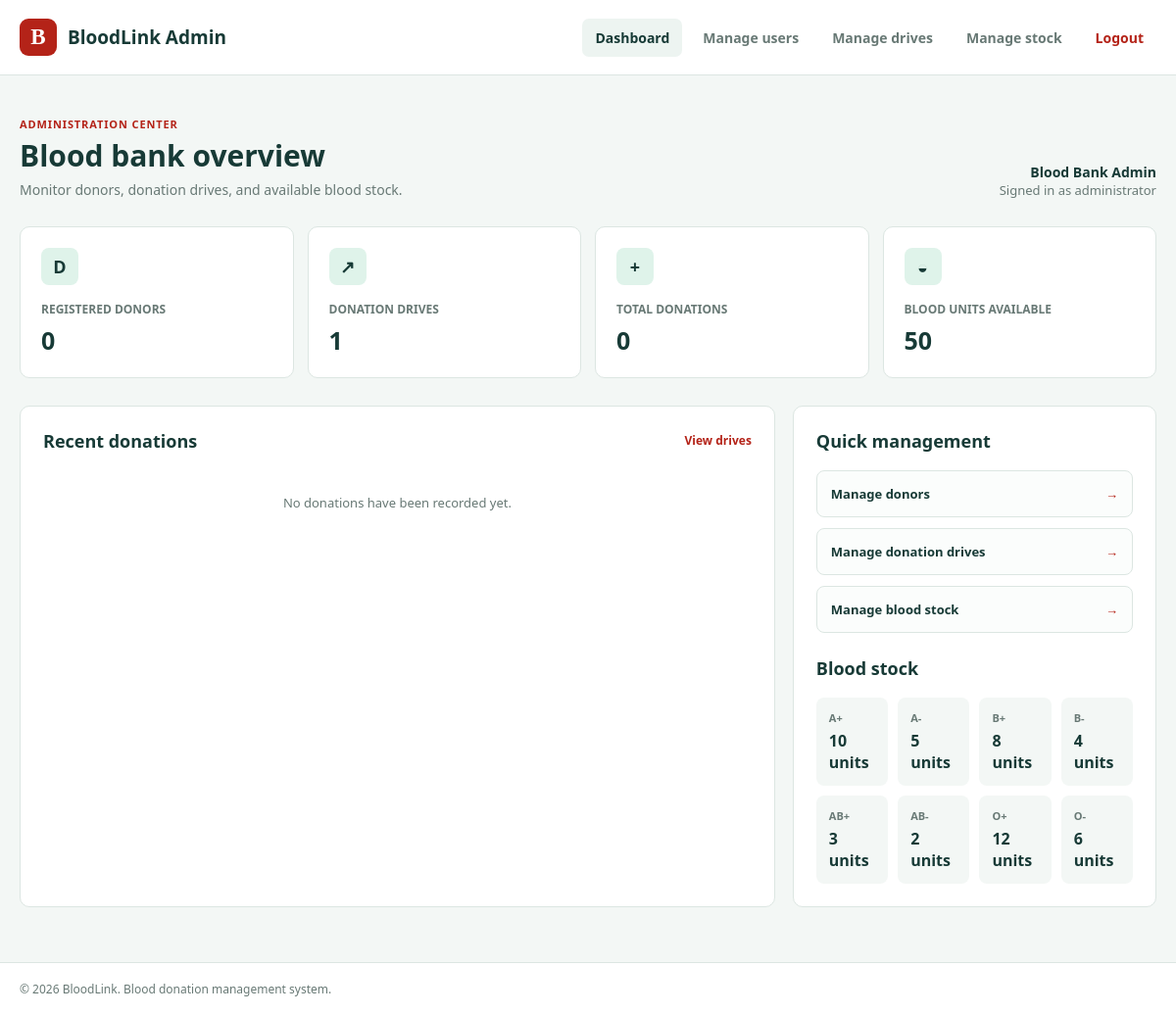
/dashboard.php (signed in), run on the app's committed database.
### tables this page shows
CREATE TABLE blood_stock (
    stock_id INT AUTO_INCREMENT PRIMARY KEY,
    blood_type ENUM('A+','A-','B+','B-','AB+','AB-','O+','O-') NOT NULL UNIQUE,
    quantity_units INT NOT NULL DEFAULT 0
);

### dashboard.php (the view, shortened to what this page needs)
<?php
require_once __DIR__ . '/../config/db.php';
$stats = [
    'total_donors' => 0,
    'total_drives' => 0,
    'total_donations' => 0,
    'total_stock' => 0,
];
$recentDonations = [];
$stock = [];
if ($pdo instanceof PDO) {
    try {
        $statsStatement = $pdo->query(
            'SELECT
                (SELECT COUNT(*) FROM users WHERE role = "donor") AS total_donors,
                (SELECT COUNT(*) FROM donation_drives) AS total_drives,
                (SELECT COUNT(*) FROM donations) AS total_donations,
                (SELECT COALESCE(SUM(quantity_units), 0) FROM blood_stock) AS total_stock'
        );
        $stats = $statsStatement->fetch(PDO::FETCH_ASSOC) ?: $stats;
        $recentStatement = $pdo->query(
            'SELECT d.donation_date, d.quantity_ml, u.name, u.email,
                    dd.location, dd.drive_date
             FROM donations d
             INNER JOIN users u ON u.user_id = d.donor_id
             INNER JOIN donation_drives dd ON dd.drive_id = d.drive_id
             ORDER BY d.donation_date DESC, d.donation_id DESC
             LIMIT 6'
        );
        $recentDonations = $recentStatement->fetchAll(PDO::FETCH_ASSOC);
        $stockStatement = $pdo->query(
            'SELECT blood_type, quantity_units
             FROM blood_stock
             ORDER BY blood_type ASC'
        );
        $stock = $stockStatement->fetchAll(PDO::FETCH_ASSOC);
    } catch (PDOException $exception) {
        $errorMessage = 'Dashboard statistics could not be loaded. Please try again.';
    }
}
$escape = static fn ($value): string => htmlspecialchars((string) $value, ENT_QUOTES, 'UTF-8');
?>
<!DOCTYPE html>
<html lang="en">
<head>
</head>
<body>
    <header class="site-header">
        <div class="header-inner">
            <a href="dashboard.php" class="brand" aria-label="BloodLink admin dashboard">
                <span class="brand-mark">B</span>
                <span>BloodLink Admin</span>
            </a>
            <nav class="main-nav" aria-label="Admin navigation">
                <a href="dashboard.php" aria-current="page">Dashboard</a>
                <a href="manage_users.php">Manage users</a>
                <a href="manager_driver.php">Manage drives</a>
                <a href="manager_stock.php">Manage stock</a>
                <a href="../../logout.php" class="logout">Logout</a>
            </nav>
        </div>
    </header>
    <main class="page-shell">
        <div class="welcome-row">
            <div>
                <p class="eyebrow">Administration center</p>
                <h1>Blood bank overview</h1>
                <p class="welcome-copy">Monitor donors, donation drives, and available blood stock.</p>
            </div>
            <div class="admin-name">
                <strong><?= $escape($_SESSION['user']['name'] ?? 'Administrator') ?></strong>
                Signed in as administrator
            </div>
        </div>
        <section class="stats-grid" aria-label="Blood bank statistics">
            <article class="panel stat-card">
                <span class="stat-icon">D</span>
                <span class="stat-label">Registered donors</span>
                <strong class="stat-value"><?= (int) ($stats['total_donors'] ?? 0) ?></strong>
            </article>
            <article class="panel stat-card">
                <span class="stat-icon">↗</span>
                <span class="stat-label">Donation drives</span>
                <strong class="stat-value"><?= (int) ($stats['total_drives'] ?? 0) ?></strong>
            </article>
            <article class="panel stat-card">
                <span class="stat-icon">+</span>
                <span class="stat-label">Total donations</span>
                <strong class="stat-value"><?= (int) ($stats['total_donations'] ?? 0) ?></strong>
            </article>
            <article class="panel stat-card">
                <span class="stat-icon">◒</span>
                <span class="stat-label">Blood units available</span>
                <strong class="stat-value"><?= (int) ($stats['total_stock'] ?? 0) ?></strong>
            </article>
        </section>
        <div class="content-grid">
            <section class="panel section-panel" aria-labelledby="recent-donations-heading">
                <div class="section-heading">
                    <h2 id="recent-donations-heading">Recent donations</h2>
                    <a href="manager_driver.php" class="section-link">View drives</a>
                </div>
                <?php if (!empty($recentDonations)): ?>
                    <div class="activity-list">
                        <?php foreach ($recentDonations as $donation): ?>
                            <?php
                            $donationDate = date('M j, Y', strtotime($donation['donation_date']));
                            ?>
                            <article class="activity-row">
                                <div class="activity-icon">+</div>
                                <div>
                                    <p class="activity-name"><?= $escape($donation['name']) ?></p>
                                    <p class="activity-meta"><?= $escape($donation['location']) ?> • <?= $escape($donationDate) ?></p>
                                </div>
                                <span class="activity-amount"><?= (int) $donation['quantity_ml'] ?> ml</span>
                            </article>
                        <?php endforeach; ?>
                    </div>
                <?php else: ?>
                    <div class="empty-state">No donations have been recorded yet.</div>
                <?php endif; ?>
            </section>
            <aside class="panel section-panel" aria-labelledby="management-heading">
                <div class="section-heading">
                    <h2 id="management-heading">Quick management</h2>
                </div>
                <div class="management-list">
                    <a class="management-link" href="manage_users.php">
                        <span>Manage donors</span><span>&#8594;</span>
                    </a>
                    <a class="management-link" href="manager_driver.php">
                        <span>Manage donation drives</span><span>&#8594;</span>
                    </a>
                    <a class="management-link" href="manager_stock.php">
                        <span>Manage blood stock</span><span>&#8594;</span>
                    </a>
                </div>
                <div class="section-heading" style="margin-top: 24px;">
                    <h2>Blood stock</h2>
                </div>
                <div class="stock-grid">
                    <?php foreach ($stock as $item): ?>
                        <div class="stock-item">
                            <span class="stock-type"><?= $escape($item['blood_type']) ?></span>
                            <strong class="stock-value"><?= (int) $item['quantity_units'] ?> units</strong>
                        </div>
                    <?php endforeach; ?>
                </div>
            </aside>
        </div>
    </main>
    <footer class="site-footer">
        <div class="footer-inner">
            &copy; <?= date('Y') ?> BloodLink. Blood donation management system.
        </div>
    </footer>
</body>
</html>

### dashboard.php (style rules this page uses)
:root { color-scheme: light; --ink: #20312f; --muted: #687975; --line: #dce6e2; --paper: #fff; --wash: #f3f7f5; --green: #173a36; --red: #b42318; --soft-red: #f7e2e1; --soft-green: #dff3ea; }
* { box-sizing: border-box; }
body { margin: 0; min-height: 100vh; background: var(--wash); color: var(--ink); font-family: "Segoe UI", Arial, sans-serif; }
a { color: inherit; }
.site-header { background: var(--paper); border-bottom: 1px solid var(--line); }
.header-inner, .page-shell, .footer-inner { width: min(1180px, calc(100% - 40px)); margin: 0 auto; }
.header-inner { min-height: 76px; display: flex; align-items: center; justify-content: space-between; gap: 24px; }
.brand { display: inline-flex; align-items: center; gap: 11px; color: var(--green); font-size: 19px; font-weight: 800; text-decoration: none; }
.brand-mark { display: grid; width: 38px; aspect-ratio: 1; place-items: center; border-radius: 9px; background: var(--red); color: white; font-family: Georgia, serif; font-size: 23px; }
.main-nav { display: flex; align-items: center; gap: 8px; }
.main-nav a { padding: 10px 13px; border-radius: 7px; color: var(--muted); font-size: 14px; font-weight: 700; text-decoration: none; }
.main-nav a:hover, .main-nav a[aria-current="page"] { background: #edf4f1; color: var(--green); }
.main-nav .logout { color: var(--red); }
.page-shell { padding: 42px 0 56px; }
.welcome-row { display: flex; align-items: end; justify-content: space-between; gap: 20px; margin-bottom: 28px; }
.eyebrow { margin: 0 0 8px; color: var(--red); font-size: 11px; font-weight: 800; letter-spacing: .08em; text-transform: uppercase; }
h1, h2, h3, p { margin-top: 0; }
h1 { margin-bottom: 7px; color: var(--green); font-size: 30px; line-height: 1.15; }
.welcome-copy { margin: 0; color: var(--muted); font-size: 14px; }
.admin-name { color: var(--muted); font-size: 13px; text-align: right; }
.admin-name strong { display: block; color: var(--green); font-size: 14px; }
.stats-grid { display: grid; grid-template-columns: repeat(4, minmax(0, 1fr)); gap: 14px; margin-bottom: 28px; }
.panel { border: 1px solid var(--line); border-radius: 10px; background: var(--paper); }
.stat-card { min-height: 132px; padding: 21px; }
.stat-icon { display: grid; width: 38px; height: 38px; margin-bottom: 16px; place-items: center; border-radius: 8px; background: var(--soft-green); color: var(--green); font-size: 18px; font-weight: 800; }
.stat-label { display: block; margin-bottom: 6px; color: var(--muted); font-size: 12px; font-weight: 700; text-transform: uppercase; }
.stat-value { color: var(--green); font-size: 25px; font-weight: 800; }
.content-grid { display: grid; grid-template-columns: 1.35fr .65fr; gap: 18px; }
.section-panel { padding: 23px; }
.section-heading { display: flex; align-items: center; justify-content: space-between; gap: 14px; margin-bottom: 18px; }
.section-heading h2 { margin: 0; color: var(--green); font-size: 18px; }
.section-link { color: var(--red); font-size: 12px; font-weight: 700; text-decoration: none; }
.empty-state { padding: 24px 0; color: var(--muted); font-size: 13px; text-align: center; }
.management-list { display: grid; gap: 11px; }
.management-link { display: flex; align-items: center; justify-content: space-between; gap: 12px; padding: 14px; border: 1px solid var(--line); border-radius: 8px; background: #fbfdfc; color: var(--green); font-size: 13px; font-weight: 700; text-decoration: none; }
.management-link span:last-child { color: var(--red); }
.stock-grid { display: grid; grid-template-columns: repeat(4, minmax(0, 1fr)); gap: 10px; margin-top: 18px; }
.stock-item { padding: 13px; border-radius: 8px; background: var(--wash); }
.stock-type { display: block; margin-bottom: 5px; color: var(--muted); font-size: 11px; font-weight: 800; }
.stock-value { color: var(--green); font-size: 16px; font-weight: 800; }
.site-footer { border-top: 1px solid var(--line); background: var(--paper); }
.footer-inner { padding: 18px 0; color: var(--muted); font-size: 12px; }

### data on the page
blood_stock: blood_type "A+", quantity_units "10"
blood_stock: blood_type "A-", quantity_units "5"
blood_stock: blood_type "B+", quantity_units "8"
blood_stock: blood_type "B-", quantity_units "4"
blood_stock: blood_type "AB+", quantity_units "3"
blood_stock: blood_type "AB-", quantity_units "2"
blood_stock: blood_type "O+", quantity_units "12"
blood_stock: blood_type "O-", quantity_units "6"

### other printed values
$escape($_SESSION['user']['name'] ?? 'Administrator') "Blood Bank Admin"
$stats['total_donors'] "0"
$stats['total_drives'] "1"
$stats['total_donations'] "0"
$stats['total_stock'] "50"
